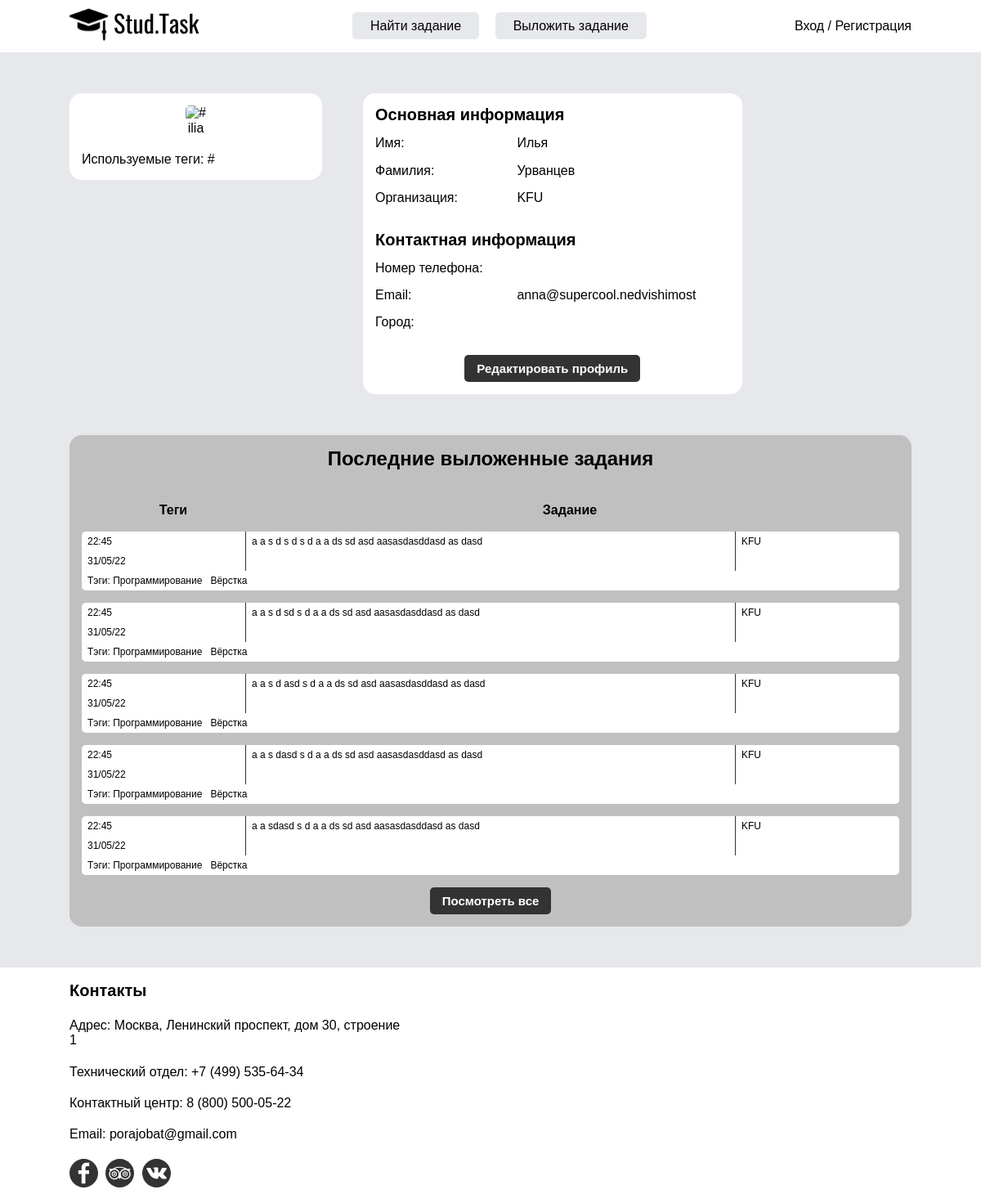
/user/customer/3/info/, run on the app's committed database.
### app_users/models.py (models this page shows)
class ProfileCustomerModel(models.Model):
    user = models.OneToOneField(User, on_delete=models.CASCADE)
    profile_img = models.ImageField(upload_to='profile_img/', blank=True)
    company = models.CharField(blank=True, max_length=50)
    phone = models.CharField(blank=True, max_length=15)
    city = models.CharField(blank=True, max_length=50)

### app_tasks/models.py (models this page shows, shortened)
class TaskModel(models.Model):
    user = models.ForeignKey(User, on_delete=models.CASCADE, related_name='tasksmodels', verbose_name='Пользователь')
    title = models.CharField(max_length=150, db_index=True)
    content = models.TextField(max_length=1500, db_index=True)
    pub_date = models.DateTimeField(auto_now_add=True)
    tags = models.ManyToManyField('Tag', blank=True, related_name='tasks')
    files = models.FileField(upload_to="task_files/", blank=True)
    class Meta:
        db_table = 'tasks'
        ordering = ['-pub_date']

class Tag(models.Model):
    title = models.CharField(max_length=30)
    def __str__(self):
        return self.title

### app_users/views.py (the view)
# urls.py: path('customer/<int:pk>/info/', CustomerDetailView.as_view(), name='customer-detail'),
class CustomerDetailView(DetailView):
    model = User
    template_name = 'app_users/customer_detail.html'
    def get_context_data(self, **kwargs):
        context = super().get_context_data(**kwargs)
        context['tasks'] = TaskModel.objects.filter(user=self.object)
        return context

### templates/app_users/customer_detail.html (shortened to what this page needs)
{% extends 'base.html' %}
{% load static %}
{% block head %}
    <link rel="stylesheet" href="{% static 'css/user_detail/customer_style.css' %}">
{% endblock %}
{% block main %}
    <main class="main">
    <div class="container">
      <div class="main__content-info info flex">
        <div class="info__user content">
          <div class="content__photo">
            <p class="photo">
              {% if object.profilecustomermodel.profile_img %}
                <img src="{{ object.profilecustomermodel.profile_img.url}}" alt="{{ object.username }}" width="150px" height="200px">
              {% else %}
                <img src="https://kapstr.admin-smolensk.ru/files/79/no_profile_picture.gif" width="150px" height="200px" alt="#">
              {% endif %}
            </p>
            <p class="username">
              {{ object.username }}
            </p>
          </div>
          <p class="content__tags">
            Используемые теги: #
          </p>
        </div>
        <div class="info__ptofile information">
          <div class="information__basic user">
            <h2 class="title user__title">
              Основная информация
            </h2>
            <div class="user__name flex user-content">
              <p class="left-column">
                Имя:
              </p>
              <p class="name right-column">
                {{ object.first_name }}
              </p>
            </div>
            <div class="user__lastname flex user-content">
              <p class="left-column">
                Фамилия:
              </p>
              <p class="lastname right-column">
                {{ object.last_name }}
              </p>
            </div>
            <div class="user__birth flex user-content">
              <p class="left-column">
                Организация:
              </p>
              <p class="birth right-column">
                {{ object.profilecustomermodel.company }}
              </p>
            </div>
          </div>
          <div class="information__contact user">
            <h2 class="title user__title">
              Контактная информация
            </h2>
            <div class="user__tel flex user-content">
              <p class="left-column">
                Номер телефона:
              </p>
              <p class="tel right-column">
              </p>
            </div>
            <div class="user__email flex user-content">
              <p class="left-column">
                Email:
              </p>
              <p class="email right-column">
                {{ object.email }}
              </p>
            </div>
            <div class="user__city flex user-content">
              <p class="left-column">
                Город:
              </p>
              <p class="city right-column">
              </p>
            </div>
          </div>
          <div class="inf__btn">
            <button class="info__user-btn btn-reset">
              <a href="{% url 'customer-edit' object.id %}">Редактировать профиль</a>
            </button>
          </div>
        </div>
      </div>
      <div class="main__content-tasks tasks">
        <h2 class="tasks__title title">
          Последние выложенные задания
        </h2>
        <div class="tasks__text flex">
          <p class="tasks__block-tegs descr">
            Теги
          </p>
          <p class="tasks__block-task descr">
            Задание
          </p>
        </div>
        {% for task in tasks|slice:5 %}
          <div class="tasks__block ">
            <div class=" flex">
              <div class="tasks__block-left">
                <div>{{ task.pub_date|date:"G:i" }}</div>
                <div>{{ task.pub_date|date:"d/m/y" }}</div>
              </div>
              <div class="tasks__block-middle">
                <a href="{% url 'task_detail' pk=task.id %}">{{ task.title }}</a>
              </div>
              <div class="tasks__block-right">
                <a href="{% url 'customer-detail' task.user.id %}">{{ task.user.profilecustomermodel.company }}</a>
              </div>
            </div>
            <div class="bottom_tags">
              Тэги:
              {% for tag in task.tags.all %}
                {{ tag }}&nbsp&nbsp
              {% endfor %}
            </div>
          </div>
        {% endfor %}
        <form class="inf__btn">
          <button class="info__user-btn btn-reset">
            <a href="{% url 'user_tasks' user_id=object.id %}">Посмотреть все</a>
          </button>
        </form>
      </div>
    </div>
  </main>
{% endblock %}

### static/css/base/style.css (style rules this page uses)
:root { --color-white: #fff; --color-black: #333; --color-light-gray: #E7E8EC; --color-gray: #c0c0c0; }
html { box-sizing: border-box; background-color: var(--color-light-gray); height: 100%; }
*, *::before, *::after { box-sizing: inherit; }
a { color: inherit; text-decoration: none; }
img { max-width: 100%; }
body { font-family: 'Montserrat', sans-serif; margin: 0 auto; min-width: 320px; }
.body { flex-direction: column; justify-content: space-between; min-height: 100%; }
.btn-reset { padding: 0; border: 0; background: none; cursor: pointer; }
.flex { display: flex; }
.container { max-width: 1060px; padding: 0 15px; margin: 0 auto; }
.title { margin: 0; }

### static/css/user_detail/customer_style.css (style rules this page uses)
.main { margin-bottom: 50px; }
.main__content-info { align-items: flex-start; margin-bottom: 50px; }
.info__user { background-color: var(--color-white); padding: 15px; border-radius: 15px; width: 30%; margin-right: 50px; }
.info__user p:last-child { margin: 0; }
.user__title { font-style: normal; font-weight: bold; font-size: 20px; line-height: 22px; }
.user-content p { margin: 0; margin-top: 15px; }
.user:not(:last-child) { margin-bottom: 30px; }
.content__photo { text-align: center; margin-bottom: 20px; }
.content__photo .photo { margin: 0; }
.content__photo .username { margin: 0; }
.content__photo .photo img { border-radius: 5px; }
.info__ptofile { background-color: var(--color-white); padding: 15px; border-radius: 15px; width: 45%; }
.left-column { width: 40%; }
.right-column { width: 60%; }
.inf__btn { text-align: center; }
.info__user-btn { background-color: var(--color-black); padding: 3px 15px; border-radius: 5px; color: var(--color-white); font-style: normal; font-weight: bold; font-size: 15px; line-height: 27px; }
.main__content-tasks { background-color: var(--color-gray); border-radius: 15px; padding: 15px; }
.tasks__title { text-align: center; margin: 0; margin-bottom: 25px; }
.tasks__block-tegs { width: 20%; }
.tasks__block-task { width: 80%; }
.tasks__text { padding: 0 15px; }
.tasks__text .descr { text-align: center; font-size: 16px; font-weight: bold; }
.tasks__block-left { width: 20%; padding-left: 7px; }
.tasks__block { align-items: center; border-radius: 5px; min-height: 60px; font-style: normal; font-weight: 400; font-size: 12px; line-height: 24px; background-color: var(--color-white); }
.tasks__block-middle { width: 60%; border-right: 1px solid #333; border-left: 1px solid #333; padding-left: 7px; }
.tasks__block-right { width: 20%; padding-left: 7px; }
.bottom_tags { padding: 0 7px; }
.tasks__block:not(:last-child) { margin-bottom: 15px; }

### data on the page
TaskModel: pub_date "22:45", pub_date "31/05/22", title "a a s d s d s d a a ds sd asd aasasdasddasd as dasd", user.profilecustomermodel.company "KFU"
Tag: title "Программирование"
Tag: title "Вёрстка"
TaskModel: pub_date "22:45", pub_date "31/05/22", title "a a s d sd s d a a ds sd asd aasasdasddasd as dasd", user.profilecustomermodel.company "KFU"
TaskModel: pub_date "22:45", pub_date "31/05/22", title "a a s d asd s d a a ds sd asd aasasdasddasd as dasd", user.profilecustomermodel.company "KFU"
TaskModel: pub_date "22:45", pub_date "31/05/22", title "a a s dasd s d a a ds sd asd aasasdasddasd as dasd", user.profilecustomermodel.company "KFU"
TaskModel: pub_date "22:45", pub_date "31/05/22", title "a a sdasd s d a a ds sd asd aasasdasddasd as dasd", user.profilecustomermodel.company "KFU"

### other printed values
{{ object.username }} "ilia"
{{ object.first_name }} "Илья"
{{ object.last_name }} "Урванцев"
{{ object.profilecustomermodel.company }} "KFU"
{{ object.email }} "anna@supercool.nedvishimost"
